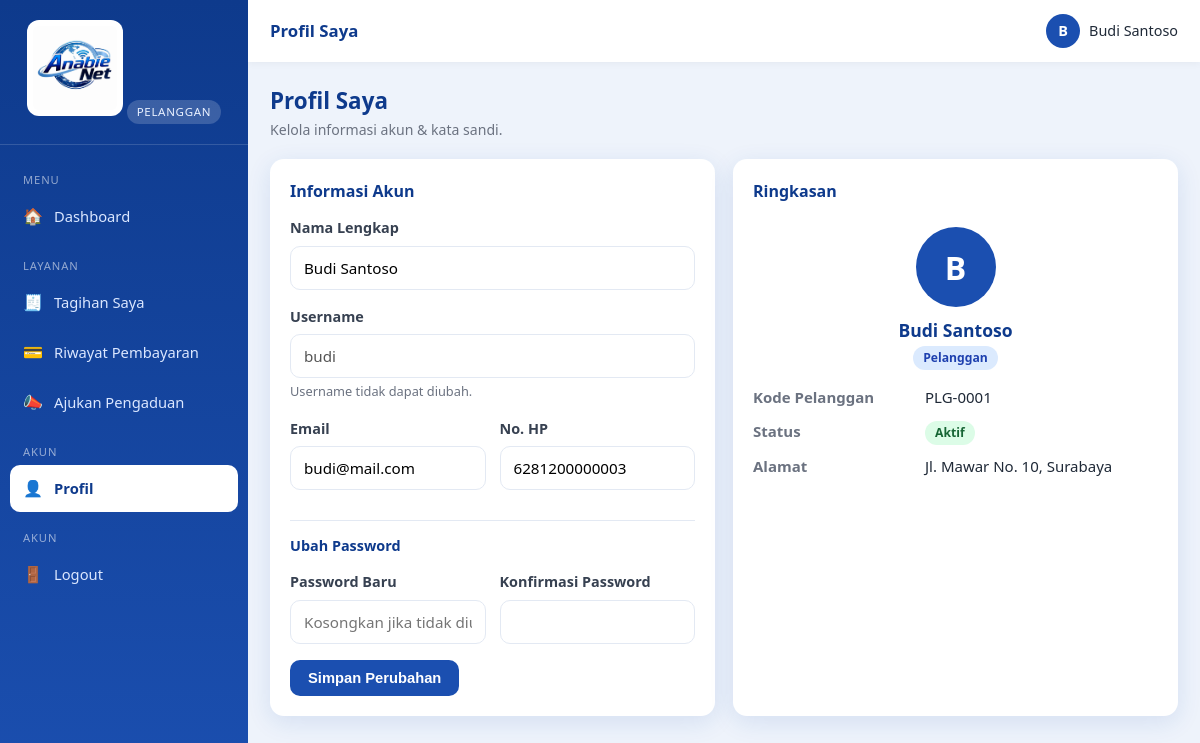
The page /index.php?r=profil (signed in) on the database its author committed.
### tables this page shows
CREATE TABLE `users` (
  `id`         INT AUTO_INCREMENT PRIMARY KEY,
  `nama`       VARCHAR(120) NOT NULL,
  `username`   VARCHAR(60) NOT NULL UNIQUE,
  `password`   VARCHAR(255) NOT NULL,
  `email`      VARCHAR(120) DEFAULT NULL,
  `no_hp`      VARCHAR(25)  DEFAULT NULL,
  `role`       ENUM('owner','admin','pelanggan') NOT NULL DEFAULT 'admin',
  `foto`       VARCHAR(255) DEFAULT NULL,
  `created_at` TIMESTAMP DEFAULT CURRENT_TIMESTAMP
);

CREATE TABLE `pelanggan` (
  `id`          INT AUTO_INCREMENT PRIMARY KEY,
  `user_id`     INT DEFAULT NULL,
  `kode`        VARCHAR(30) NOT NULL UNIQUE,
  `nama`        VARCHAR(120) NOT NULL,
  `no_hp`       VARCHAR(25) NOT NULL,
  `email`       VARCHAR(120) DEFAULT NULL,
  `alamat`      TEXT NOT NULL,
  `paket_id`    INT DEFAULT NULL,
  `status`      ENUM('aktif','isolir','nonaktif') NOT NULL DEFAULT 'aktif',
  `tgl_pasang`  DATE DEFAULT NULL,
  `created_at`  TIMESTAMP DEFAULT CURRENT_TIMESTAMP,
  CONSTRAINT `fk_pelanggan_user`  FOREIGN KEY (`user_id`)  REFERENCES `users`(`id`) ON DELETE SET NULL,
  CONSTRAINT `fk_pelanggan_paket` FOREIGN KEY (`paket_id`) REFERENCES `paket`(`id`) ON DELETE SET NULL
);

### app/lib/view.php (called while the page is built, shortened)
<?php
function render(string $view, array $data = [], array $opts = []): void
{
    extract($data, EXTR_SKIP);
    $title  = $opts['title']  ?? APP_NAME;
    $active = $opts['active'] ?? '';
    include VIEW_PATH . '/' . $view . '.php';
    $content = ob_get_clean();
    include VIEW_PATH . '/partials/layout.php';
}

### app/controllers/profil.php (called while the page is built, shortened)
<?php
function ctl_profil(): void
{
    $user = query_one("SELECT * FROM users WHERE id=?", [current_user()['id']]);
    $pelanggan = current_role() === 'pelanggan' ? current_pelanggan() : null;
    render('profil', compact('user', 'pelanggan'),
        ['title' => 'Profil Saya', 'active' => 'profil']);
}

### public/index.php (called while the page is built, shortened)
<?php
require __DIR__ . '/../app/lib/db.php';
require __DIR__ . '/../app/lib/helpers.php';
require __DIR__ . '/../app/lib/auth.php';
require __DIR__ . '/../app/lib/nav.php';
require __DIR__ . '/../app/lib/view.php';
$r = $_GET['r'] ?? '';
[$handler, $roles] = $routes[$r];
call_user_func($handler);

### app/lib/helpers.php (called while the page is built, shortened)
<?php
function e($v): string
{
    return htmlspecialchars((string) ($v ?? ''), ENT_QUOTES, 'UTF-8');
}
function url(string $path = ''): string
{
    return BASE_URL . '/' . ltrim($path, '/');
}
function route(string $r, array $params = []): string
{
    $qs = array_merge(['r' => $r], $params);
    return url('index.php') . '?' . http_build_query($qs);
}
function status_badge(string $status): string
{
    $map = [
        'lunas' => 'badge-success', 'belum_lunas' => 'badge-danger',
        'aktif' => 'badge-success', 'isolir' => 'badge-warning', 'nonaktif' => 'badge-muted',
        'baru' => 'badge-info', 'diproses' => 'badge-warning', 'selesai' => 'badge-success',
    ];
    return $map[$status] ?? 'badge-muted';
}
function status_label(string $status): string
{
    $map = [
        'belum_lunas' => 'Belum Lunas', 'lunas' => 'Lunas',
        'aktif' => 'Aktif', 'isolir' => 'Isolir', 'nonaktif' => 'Nonaktif',
        'baru' => 'Baru', 'diproses' => 'Diproses', 'selesai' => 'Selesai',
    ];
    return $map[$status] ?? ucfirst(str_replace('_', ' ', $status));
}

### app/lib/auth.php (called while the page is built, shortened)
<?php
function current_user(): ?array
{
    return $_SESSION['user'] ?? null;
}
function current_role(): ?string
{
    return $_SESSION['user']['role'] ?? null;
}
function current_pelanggan(): ?array
{
    $u = current_user();
    return query_one('SELECT * FROM pelanggan WHERE user_id = ?', [$u['id']]);
}

### app/lib/db.php (called while the page is built, shortened)
<?php
function db(): PDO
{
    static $pdo = null;
    if ($pdo === null) {
        $dsn = sprintf('mysql:host=%s;port=%s;dbname=%s;charset=utf8mb4', DB_HOST, DB_PORT, DB_NAME);
        try {
            $pdo = new PDO($dsn, DB_USER, DB_PASS, [
                PDO::ATTR_ERRMODE            => PDO::ERRMODE_EXCEPTION,
                PDO::ATTR_DEFAULT_FETCH_MODE => PDO::FETCH_ASSOC,
                PDO::ATTR_EMULATE_PREPARES   => false,
            ]);
        } catch (PDOException $e) {
            http_response_code(500);
            die('Koneksi database gagal: ' . htmlspecialchars($e->getMessage()));
        }
    }
    return $pdo;
}
function query_one(string $sql, array $params = []): ?array
{
    $st = db()->prepare($sql);
    $st->execute($params);
    $row = $st->fetch();
    return $row === false ? null : $row;
}

### app/lib/nav.php (called while the page is built, shortened)
<?php
function role_label(string $role): string
{
    return match ($role) {
        'owner' => 'Owner', 'admin' => 'Admin', 'pelanggan' => 'Pelanggan', default => $role,
    };
}

### app/views/profil.php (the view, shortened to what this page needs)
<div class="page-head">
  <div><h1>Profil Saya</h1><p class="sub">Kelola informasi akun & kata sandi.</p></div>
</div>
<div class="grid-2">
  <div class="card">
    <div class="card-title">Informasi Akun</div>
    <form method="post" action="<?= route('profil.update') ?>">
      <div class="form-group">
        <label>Nama Lengkap</label>
        <input class="form-control" name="nama" required value="<?= e($user['nama']) ?>">
      </div>
      <div class="form-group">
        <label>Username</label>
        <input class="form-control" value="<?= e($user['username']) ?>" disabled>
        <p class="form-hint">Username tidak dapat diubah.</p>
      </div>
      <div class="form-row">
        <div class="form-group">
          <label>Email</label>
          <input class="form-control" type="email" name="email" value="<?= e($user['email']) ?>">
        </div>
        <div class="form-group">
          <label>No. HP</label>
          <input class="form-control" name="no_hp" value="<?= e($user['no_hp']) ?>">
        </div>
      </div>
      <hr style="border:none;border-top:1px solid var(--border);margin:14px 0">
      <p class="card-title" style="font-size:.9rem">Ubah Password</p>
      <div class="form-row">
        <div class="form-group">
          <label>Password Baru</label>
          <input class="form-control" type="password" name="password" placeholder="Kosongkan jika tidak diubah">
        </div>
        <div class="form-group">
          <label>Konfirmasi Password</label>
          <input class="form-control" type="password" name="password2">
        </div>
      </div>
      <button class="btn btn-primary" type="submit">Simpan Perubahan</button>
    </form>
  </div>
  <div class="card">
    <div class="card-title">Ringkasan</div>
    <div style="text-align:center;padding:10px 0 16px">
      <div class="avatar" style="width:80px;height:80px;border-radius:50%;background:var(--primary);color:#fff;display:inline-flex;align-items:center;justify-content:center;font-size:2rem;font-weight:700">
        <?= e(strtoupper(substr($user['nama'], 0, 1))) ?>
      </div>
      <h3 style="margin-top:10px;color:var(--primary-dark)"><?= e($user['nama']) ?></h3>
      <span class="badge badge-info"><?= e(role_label($user['role'])) ?></span>
    </div>
    <?php if (!empty($pelanggan)): ?>
      <dl class="detail">
        <dt>Kode Pelanggan</dt><dd><?= e($pelanggan['kode']) ?></dd>
        <dt>Status</dt><dd><span class="badge <?= status_badge($pelanggan['status']) ?>"><?= status_label($pelanggan['status']) ?></span></dd>
        <dt>Alamat</dt><dd><?= e($pelanggan['alamat']) ?></dd>
      </dl>
    <?php endif; ?>
  </div>
</div>

### app/views/partials/layout.php (shortened to what this page needs)
<?php
$u = current_user();
$role = current_role();
$items = nav_items($role);
?>
<!DOCTYPE html>
<html lang="id">
<head>
  <link rel="stylesheet" href="<?= url('assets/css/style.css') ?>">
</head>
<body>
<div class="layout">
  <aside class="sidebar">
    <div class="sidebar-head">
      <img src="<?= url('assets/img/logo.png') ?>" alt="<?= APP_NAME ?>">
      <div class="role-tag"><?= e(role_label($role)) ?></div>
    </div>
    <nav class="nav">
      <?php
      $lastGroup = null;
      foreach ($items as [$r, $label, $ico, $group]):
          if ($group !== $lastGroup): $lastGroup = $group; ?>
            <div class="nav-sep"><?= e($group) ?></div>
      <?php endif; ?>
        <a href="<?= route($r) ?>" class="<?= $active === $r ? 'active' : '' ?>">
          <span class="ico"><?= $ico ?></span><span><?= e($label) ?></span>
        </a>
      <?php endforeach; ?>
      <div class="nav-sep">Akun</div>
      <a href="<?= route('logout') ?>"><span class="ico">🚪</span><span>Logout</span></a>
    </nav>
  </aside>
  <div class="main">
    <header class="topbar">
      <h2><?= e($title) ?></h2>
      <div class="user-chip">
        <span class="avatar"><?= e(strtoupper(substr($u['nama'], 0, 1))) ?></span>
        <span class="no-print"><?= e($u['nama']) ?></span>
      </div>
    </header>
    <main class="content">
      <?= $content ?>
    </main>
  </div>
</div>
</body>
</html>

### public/assets/css/style.css (style rules this page uses)
:root { --primary:#1b4fb0; --primary-dark:#0e3a8c; --primary-light:#3b82f6; --accent:#22a7f0; --bg:#eef3fb; --surface:#ffffff; --text:#1f2937; --muted:#6b7280; --border:#e3e9f3; --success:#16a34a; --danger:#dc2626; --warning:#d97706; --info:#0284c7; --shadow:0 6px 24px rgba(27,79,176,.12); --radius:14px; --sidebar-w:248px; }
* { box-sizing:border-box;margin:0;padding:0 }
html,body { height:100% }
body { font-family:'Segoe UI',Roboto,Helvetica,Arial,sans-serif; background:var(--bg); color:var(--text); line-height:1.55; font-size:15px; }
a { color:var(--primary);text-decoration:none }
img { max-width:100% }
.form-group { margin-bottom:16px;text-align:left }
.form-group label { display:block;font-weight:600;margin-bottom:6px;font-size:.9rem;color:#374151 }
.form-control,select.form-control,textarea.form-control { width:100%;padding:11px 13px;border:1px solid var(--border);border-radius:10px; font-size:.95rem;font-family:inherit;background:#fff;transition:border .15s,box-shadow .15s; }
.form-row { display:flex;gap:14px;flex-wrap:wrap }
.form-row .form-group { flex:1;min-width:180px }
.form-hint { font-size:.8rem;color:var(--muted);margin-top:4px }
.btn { display:inline-flex;align-items:center;gap:7px;justify-content:center; padding:10px 18px;border:none;border-radius:10px;font-size:.92rem;font-weight:600; cursor:pointer;transition:transform .05s,filter .15s;text-decoration:none; }
.btn-primary { background:var(--primary);color:#fff }
.layout { display:flex;min-height:100vh }
.sidebar { width:var(--sidebar-w);background:linear-gradient(180deg,var(--primary-dark),var(--primary)); color:#eaf1ff;position:fixed;top:0;left:0;bottom:0;display:flex;flex-direction:column; z-index:60;transition:transform .25s ease; }
.sidebar-head { padding:20px 18px;text-align:center;border-bottom:1px solid rgba(255,255,255,.15) }
.sidebar-head img { width:96px;background:#fff;border-radius:12px;padding:6px }
.sidebar-head .role-tag { display:inline-block;margin-top:10px;font-size:.72rem;letter-spacing:.06em;text-transform:uppercase; background:rgba(255,255,255,.18);padding:3px 10px;border-radius:20px; }
.nav { flex:1;overflow-y:auto;padding:12px 10px }
.nav a { display:flex;align-items:center;gap:11px;color:#dbe7ff;padding:11px 13px;border-radius:10px; font-size:.92rem;margin-bottom:3px;transition:background .12s; }
.nav a .ico { width:20px;text-align:center;font-size:1rem }
.nav a.active { background:#fff;color:var(--primary-dark);font-weight:600 }
.nav .nav-sep { font-size:.7rem;text-transform:uppercase;letter-spacing:.08em;color:rgba(255,255,255,.55);padding:14px 13px 5px }
.main { flex:1;margin-left:var(--sidebar-w);display:flex;flex-direction:column;min-width:0 }
.topbar { background:var(--surface);height:62px;display:flex;align-items:center;gap:14px; padding:0 22px;box-shadow:0 1px 8px rgba(0,0,0,.05);position:sticky;top:0;z-index:40; }
.topbar h2 { font-size:1.05rem;color:var(--primary-dark);flex:1;font-weight:600 }
.topbar .user-chip { display:flex;align-items:center;gap:9px;font-size:.9rem }
.topbar .user-chip .avatar { width:34px;height:34px;border-radius:50%;background:var(--primary);color:#fff; display:flex;align-items:center;justify-content:center;font-weight:700; }
.content { padding:22px;flex:1 }
.card { background:var(--surface);border-radius:var(--radius);box-shadow:var(--shadow);padding:20px;margin-bottom:20px }
.card-title { font-size:1rem;font-weight:700;color:var(--primary-dark);margin-bottom:14px;display:flex;align-items:center;justify-content:space-between;gap:10px;flex-wrap:wrap }
.page-head { display:flex;align-items:center;justify-content:space-between;gap:12px;flex-wrap:wrap;margin-bottom:18px }
.page-head h1 { font-size:1.4rem;color:var(--primary-dark) }
.page-head .sub { color:var(--muted);font-size:.88rem }
.badge { display:inline-block;padding:3px 10px;border-radius:20px;font-size:.76rem;font-weight:600 }
.badge-success { background:#dcfce7;color:#166534 }
.badge-info { background:#dbeafe;color:#1e40af }
.grid-2 { display:grid;grid-template-columns:1fr 1fr;gap:18px }
dl.detail { display:grid;grid-template-columns:160px 1fr;gap:10px 12px }
dl.detail dt { color:var(--muted);font-weight:600 }

### rows shown on the page
users: nama "B", nama "Budi Santoso", username "budi", email "budi@mail.com", no_hp "6281200000003", role "Pelanggan"
pelanggan: kode "PLG-0001", status "Aktif", alamat "Jl. Mawar No. 10, Surabaya"

### other values the page prints
role_label($role) "PELANGGAN"
$group "MENU"
$ico "🏠"
$label "Dashboard"
$group "LAYANAN"
$ico "🧾"
$label "Tagihan Saya"
$ico "💳"
$label "Riwayat Pembayaran"
$ico "📣"
$label "Ajukan Pengaduan"
$group "AKUN"
$ico "👤"
$label "Profil"
$title "Profil Saya"
